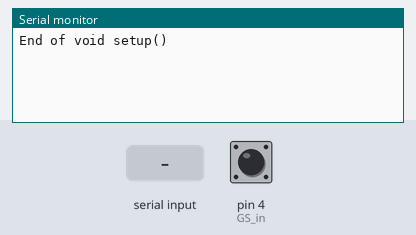
Bench run of a sketch on a simulated Arduino Pro Mini, built with avr-gcc and run on an emulated ATmega328P. Shown: the last lines printed to the serial monitor. The test bench sets the inputs (shaded band); at power-on: pin 4 (GS_in) HIGH.

Above: at 1.2 s.
1.3 s: "1\n" received over the second serial link
At 1.8 s:
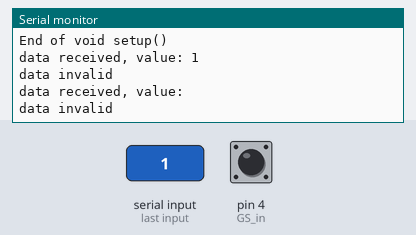
2.8 s: "0\n" received over the second serial link
4.3 s: pin 4 (GS_in) pulsed LOW 2 times (0.12 s each, 0.3 s apart)
At 5.3 s:
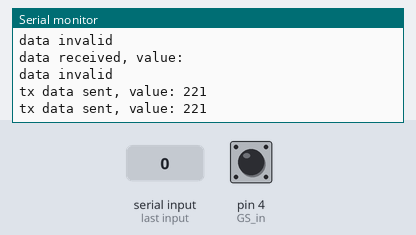

The sketch:

TestSerialFeb20.ino
```cpp
// Part of Psyche Capstone Project Spring 2022, class 17A
// Code for remote control IR implementation
// Remote Control Side

// Written by Cecilia Delcamp
// Version 1, Last Update 02/14/2022
// Written for use on an Arduino Pro Mini 3.3 V, 8 MHz board

// Libraries Used:
#include <SoftwareSerial.h> // https://www.arduino.cc/en/Reference/softwareSerial

// Declare Constants and Pin Assignments
// Transmit Side
const byte GS_in = 4; // from encoder, HIGH if any input HIGH
const byte BIT_0_in = 10;    // LSB
const byte BIT_1_in = 11;
const byte BIT_2_in = 12;
const byte BIT_3_in = 13;   // MSB

// Receive Side
//const byte BIT_0_out = ;    // LSB
//const byte BIT_1_out = ;
//const byte BIT_2_out = ;
//const byte BIT_3_out = ;   // MSB

// define ACK
const byte ACK = 0b11111111;

// IR serial communication
const byte IR_RX_in = 2;    // Arduino Pin for receive, requires change interrupt support
const byte IR_TX_out = 6;   // Arduino Pin for transmit
const int IR_BAUD = 9600;   // Tx & Rx rate
//const byte RESEND_MAX = 3;   // Max number of times to resend a byte
//const int TIMEOUT = 500;    // Time in milliseconds to wait for an ACK

// Set up a software serial instance
SoftwareSerial IR(IR_RX_in, IR_TX_out);

// Variable Declarations
bool button_flag = false; // 1 if a button is depressed, 0 after released
bool ACK_flag = false; // if a valid ACK is received
byte rx_data = 0b00000000; // what's received

byte test_data = 0b11011101; // for testing serial

// counters to know if we need to resend
int resend_count = 0;
int timeout_count = 0;

void setup() {
  // put your setup code here, to run once:

  // set up IO pins
  pinMode(GS_in, INPUT);

  // set up IR Serial
  pinMode(IR_RX_in, INPUT);
  pinMode(IR_TX_out, OUTPUT);
  IR.begin(IR_BAUD);

  // Set up Serial to Computer COM port
  Serial.begin(9600);
  // Serial print (status & troubleshooting)
  Serial.println("End of void setup()");

}

void loop() {
  // put your main code here, to run repeatedly:
    if (digitalRead(GS_in)==0) {
      button_flag=true;
    }

    // Once button has been released
    if ( digitalRead(GS_in)==1 && button_flag==true ) {

      ACK_flag = false; // so we know to wait on an ACK

      // send to IR pin (serial)
      IR.print(test_data); // send it
      Serial.print("tx data sent, value: ");Serial.println(test_data);

      // Wait while no ACK and timeout_count < TIMEOUT
      // make sure we don't block ourselves waiting on ACKs here
      // means we need to be able to receive & process data while waiting
      // while ( ACK_flag == false && timeout_count < TIMEOUT ) {
      // }
      // after timeout, if no ACK and resend_count < max, resend
      // reset resend
      // If count >= max OR ACK good, set flag and move on
      // if

      button_flag = false; // we're done with that button press, good job!

    }

    // If IR receive, read byte
    IR.listen();
    if (IR.isListening()) {
      //Serial.println("IR is listening");
      if ( IR.available() > 0  ) {
        rx_data = IR.read();
        if (rx_data > 0) {
          Serial.print("data received, value: ");Serial.write(rx_data);
          Serial.print("\n");
          if ( bitRead(rx_data, 0)^bitRead(rx_data, 4) &&
               bitRead(rx_data, 1)^bitRead(rx_data, 5) &&
               bitRead(rx_data, 2)^bitRead(rx_data, 6) &&
               bitRead(rx_data, 3)^bitRead(rx_data, 7) ) {

                  Serial.println("data valid");
                  if ( rx_data == 255 ) {
                    Serial.println("data is ACK");
                    ACK_flag = true;
                  }
                  else if ( rx_data == 0 )
                    Serial.println("data is 0");
                  else {
                    IR.print(ACK);
                    Serial.println("ACK sent");
                  }
                }
            else
              Serial.println("data invalid");
          }
        }
      }

// Feb 20: Serial communication (over wires) works to the Waveforms program
//  But the Waveforms program seems to encode (maybe ASCII or UTF-8) before
//  sending, so the way I'm determining data validity doesn't work with that
// Next: Test with IR LED / Eye, and test using a second microcontroller
//  so I can check if the receive side of the protocol works


        // for the remote side, illuminate a light on remote
        // output to a decoder

        // for the main controller side, ? change lights on model ?


}
```

IC_Map_v1.cpp
```cpp
//   ELEGOO PIN LAYOUT
//        Digital
// Digital PIN 0 = Logic 0
// Digital PIN 1 = Logic 1
// Digital PIN 2 = Hard Switch that might be removed later
// Digital PIN 3 = Led Light Strip 1
// Digital PIN 4 = Led Light Strip 2
// Digital PIN 5 = Led Light Strip 3
// Digital PIN 6 = Led Light Strip 4
// Digital PIN 7 = Led Light Strip 5
// Digital PIN 8 = PIR sensor
// Digital PIN 10 = Ethernet Board NSS pin
// Digital PIN 11 = Ethernet Board RST pin
// Digital PIN 12= IR Remote data pin
// Digital PIN 50 = Ethernet Board MI pin
// Digital PIN 51 = Ethernet Board MO pin
// Digital PIN 52 = Ethernet Board SCK pin
//
//        Analog
//        Serial

#include "FastLED.h"

// Number of LEDs in light strip
// set to 50 for test strip
#define NUM_LEDS3 50
#define NUM_LEDS4 50
#define NUM_LEDS5 50
#define NUM_LEDS6 50
#define NUM_LEDS7 50

#define DATA_PIN3 3 // lighting pin for central cylinder
#define DATA_PIN4 4 // Lighting points for other introments (pin and names adjusted later)
#define DATA_PIN5 5 // Lighting points for other introments (pin and names adjusted later)
#define DATA_PIN6 6 // Lighting points for other introments (pin and names adjusted later)
#define DATA_PIN7 7 // Lighting points for other introments (pin and names adjusted later)

//// Define the array of leds
CRGB leds3[NUM_LEDS3];
CRGB leds4[NUM_LEDS4];
CRGB leds5[NUM_LEDS5];
CRGB leds6[NUM_LEDS6];
CRGB leds7[NUM_LEDS7];

void setup() {

     pinMode(2,  INPUT);   // hard switch that might be removed later

     // Data from CS currently planned to go over LAN connection (http web server)

     FastLED.addLeds<NEOPIXEL, DATA_PIN3>(leds3, NUM_LEDS3);
     FastLED.addLeds<NEOPIXEL, DATA_PIN4>(leds4, NUM_LEDS4);
     FastLED.addLeds<NEOPIXEL, DATA_PIN5>(leds5, NUM_LEDS5);
     FastLED.addLeds<NEOPIXEL, DATA_PIN6>(leds6, NUM_LEDS6);
     FastLED.addLeds<NEOPIXEL, DATA_PIN7>(leds7, NUM_LEDS7);

     // pin 8 will be the signal input from the PIR snesor. When there is no
     // movement the signal will go LOW and when movement is detected the signal
     // will go HIGH
}


void loop() {

  // central core, light string 1
  for( int x3=0; x3<40; x3++){
    leds3[x3] = 0;
  }

  // light string 2
  for( int x4=0; x4<4; x4++){ // sun sensors
    leds4[x4] = 0x00ffff;
  }
  for( int x4=4; x4<7; x4++){
    leds4[x4] = 0;
  }
  for( int x4=6; x4<8; x4++){ // cold gas thruster A
    leds4[x4] = 0x00ffff;
  }
  for( int x4=8; x4<15; x4++){
    leds4[x4] = 0;
  }
  for( int x4=15; x4<20; x4++){ // SP Thruster
    leds4[x4] = 0x00ffff;
  }
  for( int x4=20; x4<21; x4++){
    leds4[x4] = 0;
  }
  for( int x4=21; x4<25; x4++){ // SP Thruster
    leds4[x4] = 0x00ffff;
  }
  for( int x4=25; x4<31; x4++){
    leds4[x4] = 0;
  }
  for( int x4=31; x4<34; x4++){ // cold gas thruster A
    leds4[x4] = 0x00ffff;
  }
  for( int x4=34; x4<35; x4++){
    leds4[x4] = 0;
  }
  for( int x4=35; x4<40; x4++){ // Sun Sensors
    leds4[x4] = 0x00ffff;
  }

  // turn light strip 2 all off
  for( int x4=0; x4<40; x4++){
    leds4[x4] = CRGB::Black;
  }

  // light strip 3
  for( int x5=0; x5<4; x5++){ // Sun Sensors
    leds5[x5] = 0x00ffff;
  }
  for( int x5=4; x5<7; x5++){
    leds5[x5] = 0;
  }
  for( int x5=7; x5<40; x5++){ // DSOC
    leds5[x5] = 0xffcc00;
  }

  // turn light strip 3 all off
  for( int x5=0; x5<40; x5++){
    leds5[x5] = 0;
  }

  // light strip 4
  for( int x6=0; x6<3; x6++){ // cold gas thruster A
    leds6[x6] = 0x00ffff;
  }
  for( int x6=3; x6<10; x6++){
    leds6[x6] = CRGB::Black;
  }
  for( int x6=10; x6<16; x6++){ // star trackers
    leds6[x6] = 0x00ffff;
  }
  for( int x6=16; x6<18; x6++){
    leds6[x6] = CRGB::Black;
  }
  for( int x6=18; x6<23; x6++){ // star trackers
    leds6[x6] = 0x00ffff;
  }
  for( int x6=23; x6<27; x6++){
    leds6[x6] = CRGB::Black;
  }
  for( int x6=27; x6<30; x6++){ // cold gas thruster A
    leds6[x6] = 0x00ffff;
  }
  for( int x6=30; x6<34; x6++){
    leds6[x6] = CRGB::Black;
  }
  for( int x6=34; x6<40; x6++){ // Sun Sensor
    leds6[x6] = 0x00ffff;
  }

  // turn light strip 3 all off
  for( int x6=0; x6<40; x6++){
    leds6[x6] = 0;
  }

  for( int x7=0; x7<40; x7++){
    leds7[x7] = CRGB::Black;
  }


  FastLED.show();

}
```

Measured:
- after the input at 1.3 s, the serial monitor: prints a new line at once (image 1)
- after the input at 4.3 s, the serial monitor: prints a new line after 0.12 s (image 2)
